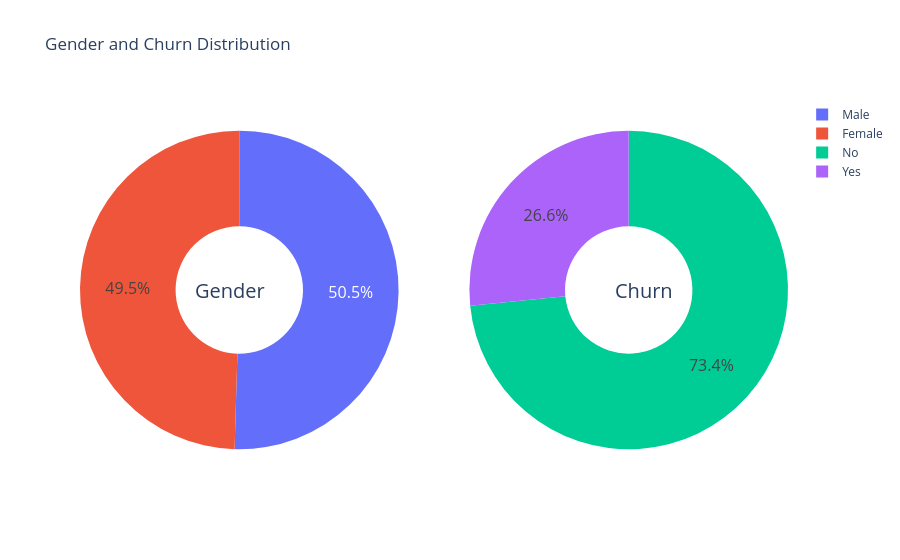

Notebook code for this chart:
### Code cell
g_labels = ['Male', 'Female']
c_labels = ['No', 'Yes']
 # create subplots, use "domain" type for Pie subplots
fig = make_subplots(rows=1, cols=2, specs= [[{'type': 'domain'}, {'type': 'domain'}]])
fig.add_trace(go.Pie(labels=g_labels, values=df['gender'].value_counts(), name= "Gender"), 1, 1)
fig.add_trace(go.Pie(labels=c_labels, values=df['Churn'].value_counts(), name= "Churn"), 1, 2)

  # Use "hole" to create like pie chart
fig.update_traces(hole=.4, hoverinfo = "label+percent+name", textfont_size = 16)

fig.update_layout(
    title_text = "Gender and Churn Distribution",
    # add anotations in the center of donut pie
    annotations = [dict(text = "Gender", x=0.16, y=0.5, font_size = 20, showarrow = False),
                   dict(text = "Churn", x=0.84, y=0.5, font_size = 20, showarrow = False)])
fig.show()

### Figure 1 — Plotly figure (JSON) as saved in the notebook; plotly's stock layout.template omitted (floating-point values rounded to 4 significant figures)
{"data": [{"domain": {"x": [0, 0.45], "y": [0, 1]}, "hole": 0.4, "hoverinfo": "label+percent+name", "labels": ["Male", "Female"], "name": "Gender", "textfont": {"size": 16}, "type": "pie", "values": [3549, 3483]}, {"domain": {"x": [0.55, 1], "y": [0, 1]}, "hole": 0.4, "hoverinfo": "label+percent+name", "labels": ["No", "Yes"], "name": "Churn", "textfont": {"size": 16}, "type": "pie", "values": [5163, 1869]}], "layout": {"annotations": [{"font": {"size": 20}, "showarrow": false, "text": "Gender", "x": 0.16, "y": 0.5}, {"font": {"size": 20}, "showarrow": false, "text": "Churn", "x": 0.84, "y": 0.5}], "title": {"text": "Gender and Churn Distribution"}}}
